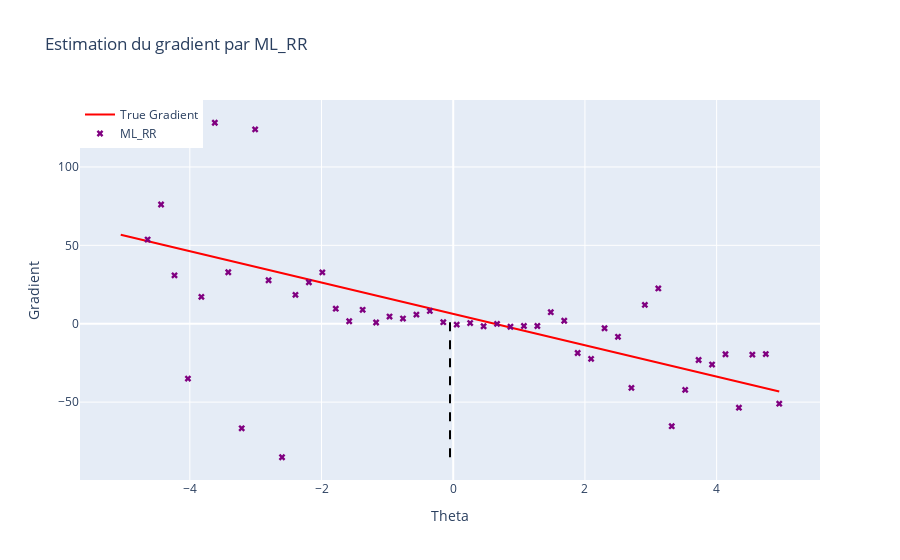

Source (notebook cell):
### Markdown cell above
De la même façon, on voit que l'estimateur est faiblement biaisé et dont le maximum coïncide précisément avec le "vrai" paramètre $\theta$ du modèle.

### Code cell
Code.plot_gradient(0.6, x, noised_A, noised_b, theta_true, 15, "ML_RR")
